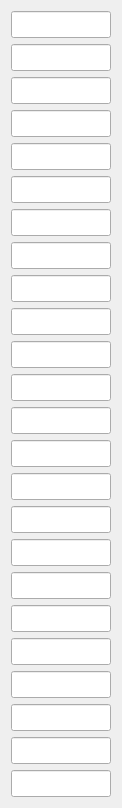
     <widget class="QWidget" name="layoutWidget">
      <property name="geometry">
       <rect>
        <x>320</x>
        <y>180</y>
        <width>122</width>
        <height>461</height>
       </rect>
      </property>
      <layout class="QVBoxLayout" name="verticalLayout_3">
       <item>
        <widget class="QLineEdit" name="PosI_Result_T7KR1_T4">
         <property name="font">
          <font>
           <pointsize>12</pointsize>
          </font>
         </property>
        </widget>
       </item>
       <item>
        <widget class="QLineEdit" name="PosI_Result_T7KR3_T4">
         <property name="font">
          <font>
           <pointsize>12</pointsize>
          </font>
         </property>
        </widget>
       </item>
       <item>
        <widget class="QLineEdit" name="PosI_Result_T8KR1_T7">
         <property name="font">
          <font>
           <pointsize>12</pointsize>
          </font>
         </property>
        </widget>
       </item>
       <item>
        <widget class="QLineEdit" name="PosI_Result_T8KR3_T7">
         <property name="font">
          <font>
           <pointsize>12</pointsize>
          </font>
         </property>
        </widget>
       </item>
       <item>
        <widget class="QLineEdit" name="PosI_Result_T9KR1_T4">
         <property name="font">
          <font>
           <pointsize>12</pointsize>
          </font>
         </property>
        </widget>
       </item>
       <item>
        <widget class="QLineEdit" name="PosI_Result_T9KR3_T4">
         <property name="font">
          <font>
           <pointsize>12</pointsize>
          </font>
         </property>
        </widget>
       </item>
       <item>
        <widget class="QLineEdit" name="PosI_Result_T10KR1_T9">
         <property name="font">
          <font>
           <pointsize>12</pointsize>
          </font>
         </property>
        </widget>
       </item>
       <item>
        <widget class="QLineEdit" name="PosI_Result_T10KR3_T9">
         <property name="font">
          <font>
           <pointsize>12</pointsize>
          </font>
         </property>
        </widget>
       </item>
       <item>
        <widget class="QLineEdit" name="PosI_Result_T11KR1_T9">
         <property name="font">
          <font>
           <pointsize>12</pointsize>
          </font>
         </property>
        </widget>
       </item>
       <item>
        <widget class="QLineEdit" name="PosI_Result_T11KR2_T9">
         <property name="font">
          <font>
           <pointsize>12</pointsize>
          </font>
         </property>
        </widget>
       </item>
       <item>
        <widget class="QLineEdit" name="PosI_Result_T12KR1_T11">
         <property name="font">
          <font>
           <pointsize>12</pointsize>
          </font>
         </property>
        </widget>
       </item>
       <item>
        <widget class="QLineEdit" name="PosI_Result_T12KR3_T11">
         <property name="font">
          <font>
           <pointsize>12</pointsize>
          </font>
         </property>
        </widget>
       </item>
       <item>
        <widget class="QLineEdit" name="PosI_Result_T13Pilon1_T4">
         <property name="font">
          <font>
           <pointsize>12</pointsize>
          </font>
         </property>
        </widget>
       </item>
       <item>
        <widget class="QLineEdit" name="PosI_Result_T13Pilon3_T4">
         <property name="font">
          <font>
           <pointsize>12</pointsize>
          </font>
         </property>
        </widget>
       </item>
       <item>
        <widget class="QLineEdit" name="PosI_Result_T14Pilon1_T13">
         <property name="font">
          <font>
           <pointsize>12</pointsize>
          </font>
         </property>
        </widget>
       </item>
       <item>
        <widget class="QLineEdit" name="PosI_Result_T14Pilon3_T13">
         <property name="font">
          <font>
           <pointsize>12</pointsize>
          </font>
         </property>
        </widget>
       </item>
       <item>
        <widget class="QLineEdit" name="PosI_Result_T15RL1_T4">
         <property name="font">
          <font>
           <pointsize>12</pointsize>
          </font>
         </property>
        </widget>
       </item>
       <item>
        <widget class="QLineEdit" name="PosI_Result_T15RL3_T4">
         <property name="font">
          <font>
           <pointsize>12</pointsize>
          </font>
         </property>
        </widget>
       </item>
       <item>
        <widget class="QLineEdit" name="PosI_Result_T16RL1_T15">
         <property name="font">
          <font>
           <pointsize>12</pointsize>
          </font>
         </property>
        </widget>
       </item>
       <item>
        <widget class="QLineEdit" name="PosI_Result_T16RL3_T15">
         <property name="font">
          <font>
           <pointsize>12</pointsize>
          </font>
         </property>
        </widget>
       </item>
       <item>
        <widget class="QLineEdit" name="PosI_Result_T17RL1_T15">
         <property name="font">
          <font>
           <pointsize>12</pointsize>
          </font>
         </property>
        </widget>
       </item>
       <item>
        <widget class="QLineEdit" name="PosI_Result_T17RL3_T15">
         <property name="font">
          <font>
           <pointsize>12</pointsize>
          </font>
         </property>
        </widget>
       </item>
       <item>
        <widget class="QLineEdit" name="PosI_Result_T18RL1_T17">
         <property name="font">
          <font>
           <pointsize>12</pointsize>
          </font>
         </property>
        </widget>
       </item>
       <item>
        <widget class="QLineEdit" name="PosI_Result_T18RL3_T17">
         <property name="font">
          <font>
           <pointsize>12</pointsize>
          </font>
         </property>
        </widget>
       </item>
      </layout>
     </widget>
